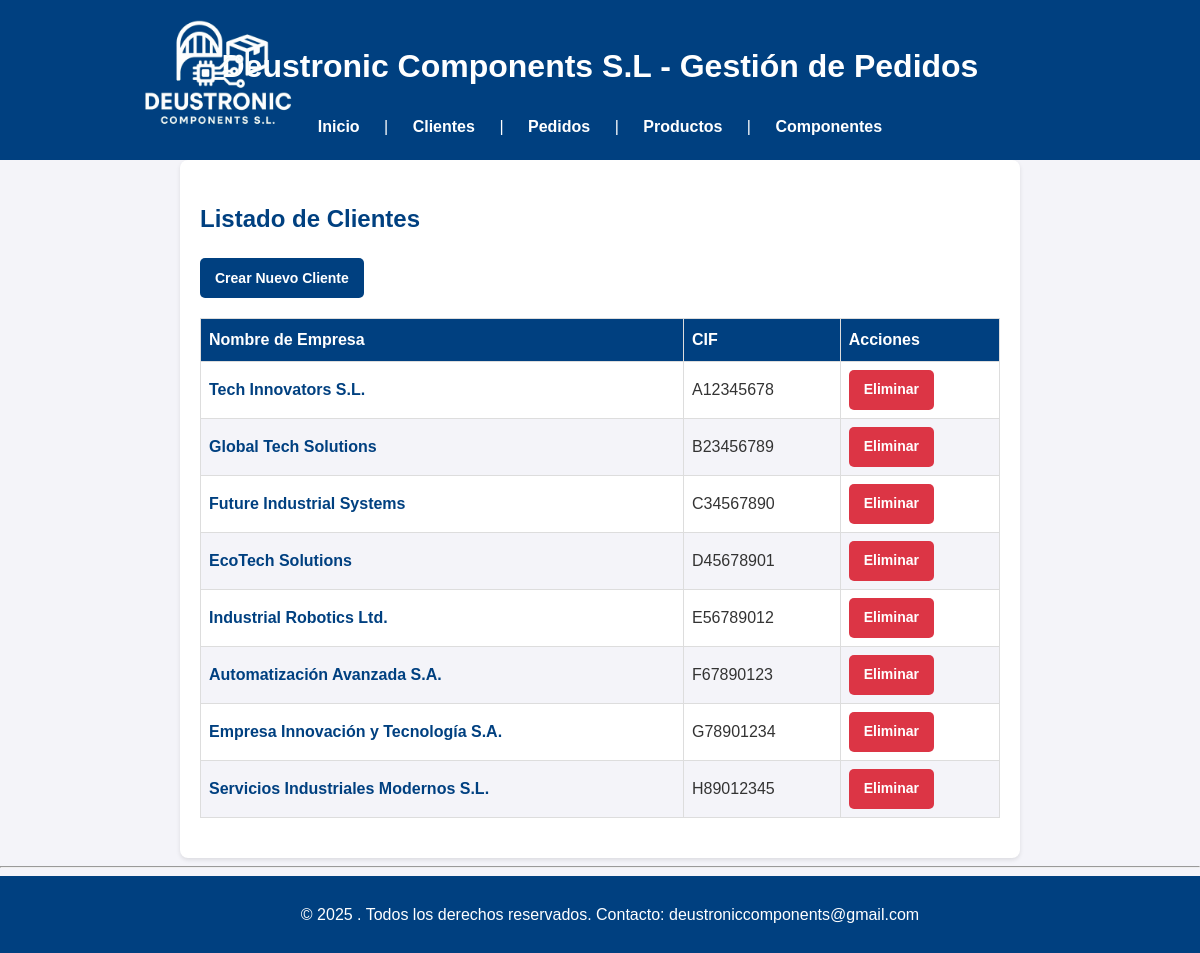
Page /clientes/ on the earlier database version.
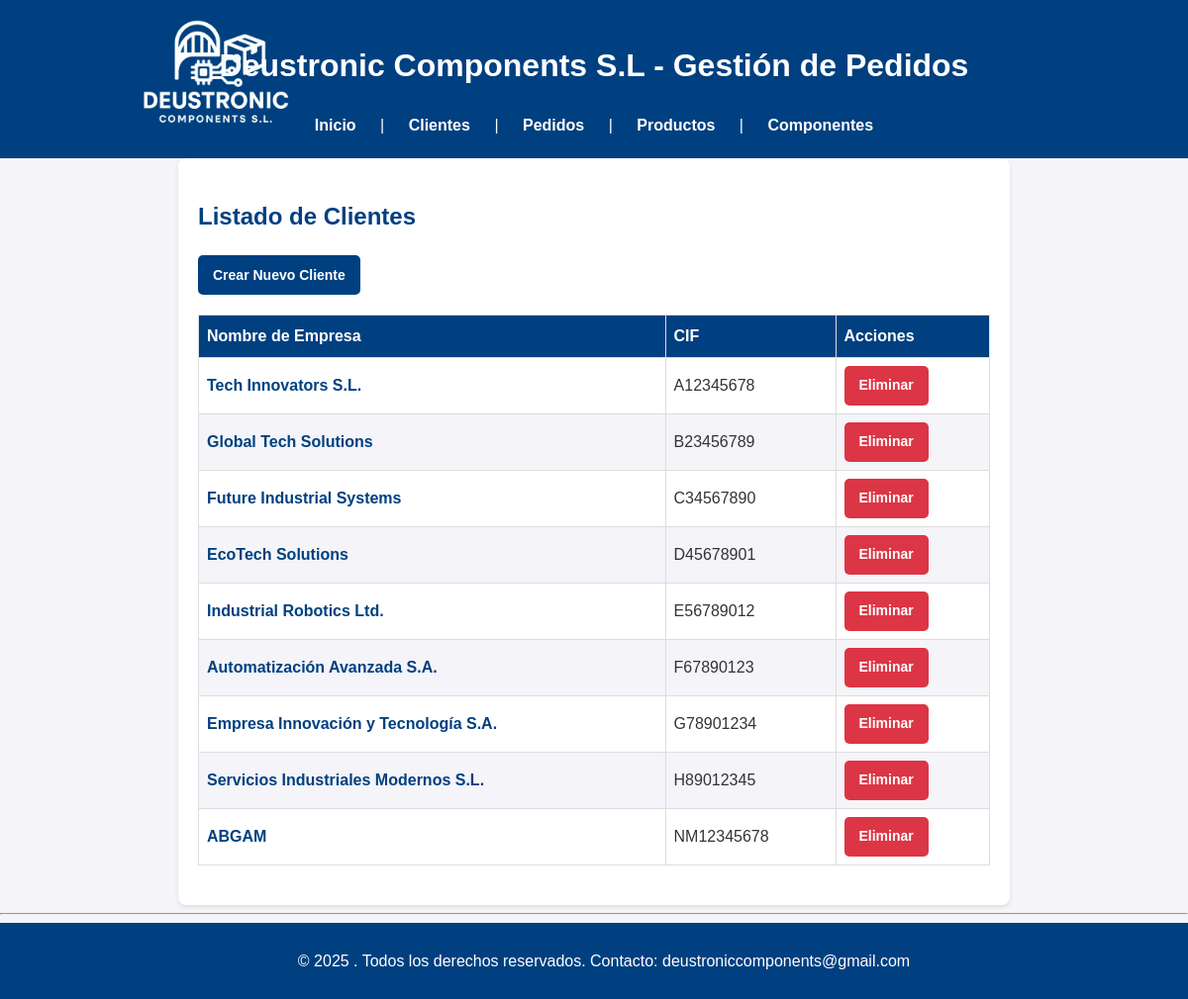
Same page on the later database version.
### appEntrega/models.py (models this page shows, shortened)
class Cliente(models.Model):
    cif = models.CharField(max_length=15, unique=True)
    nombre_empresa = models.CharField(max_length=100)
    direccion = models.CharField(max_length=255)
    datos_contacto = models.CharField(max_length=255)

### appEntrega/views.py (the view)
# urls.py: path('clientes/', ClienteListView.as_view(), name='cliente_listado'),
class ClienteListView(ListView):
    model = Cliente
    template_name = 'cliente_listado.html'
    context_object_name = 'clientes'

### appEntrega/templates/cliente_listado.html (shortened to what this page needs)
{% extends "base.html" %}
{% block content %}
<h2>Listado de Clientes</h2>
<a href="{% url 'cliente_crear' %}" class="button">Crear Nuevo Cliente</a>
<table>
    <thead>
        <tr>
            <th>Nombre de Empresa</th>
            <th>CIF</th>
            <th>Acciones</th>
        </tr>
    </thead>
    <tbody>
        {% for cliente in clientes %}
        <tr>
            <td><a href="{% url 'cliente_detalle' cliente.id %}" class="detalle_link">{{ cliente.nombre_empresa }}</a></td>
            <td>{{ cliente.cif }}</td>
            <td>
                <a href="{% url 'cliente_eliminar' cliente.id %}" class="btn-eliminar">Eliminar</a>
            </td>
        </tr>
        {% empty %}
        <tr>
            <td colspan="3">No hay clientes registrados.</td>
        </tr>
        {% endfor %}
    </tbody>
</table>
{% endblock %}

### appEntrega/templates/base.html (shortened to what this page needs)
{% load static %}
<!DOCTYPE html>
<html lang="es">
<head>
    <link rel="stylesheet" type="text/css" href="{% static 'CSS/stylesheet.css' %}">
</head>
<body>
    <header class="header">
        <div class="logo-container">
            <a href="{% url 'home' %}">
                <img src="{% static 'images/logo.png' %}" alt="Logo de Deustronic Components" class="logo">
            </a>
        </div>
        <div class="header-content">
            <h1>Deustronic Components S.L - Gestión de Pedidos</h1>
            <div id="enlacesHed">
                <a href="{% url 'home' %}">Inicio</a> |
                <a href="{% url 'cliente_listado' %}">Clientes</a> |
                <a href="{% url 'pedido_listado' %}">Pedidos</a> |
                <a href="{% url 'producto_listado' %}">Productos</a> |
                <a href="{% url 'componente_listado' %}">Componentes</a>
            </div>
        </div>
    </header>
    <main>
        {% block content %}
        {% endblock %}
    </main>
    <hr>
    <footer>
    <p>&copy; 2025 . Todos los derechos reservados.         Contacto: <a href= "https://mail.google.com/mail/u/0/?tab=rm&ogbl#inbox">deustroniccomponents@gmail.com</a></p>
    </footer>
</body>
</html>

### appEntrega/static/CSS/stylesheet.css (style rules this page uses)
body { font-family: Arial, sans-serif; line-height: 1.6; margin: 0; padding: 0; background-color: #f4f4f9; color: #333; }
h2 { color: #004080; margin-bottom: 20px; }
.header { display: flex; align-items: center; justify-content: center; background-color: #004080; color: white; padding: 20px 10px; position: relative; }
.logo-container { position: absolute; left:10%; top: 50%; transform: translateY(-50%); }
.logo { height: auto; max-height: 300px; width: auto; max-width: 200px; }
.header-content { text-align: center; }
#enlacesHed { margin-top: 10px; }
#enlacesHed a { color: white; text-decoration: none; margin: 0 10px; font-weight: bold; padding: 5px 10px; border-radius: 5px; transition: background-color 0.3s, color 0.3s; }
main { padding: 20px; max-width: 800px; margin: 0 auto; background: white; border-radius: 8px; box-shadow: 0 2px 4px rgba(0, 0, 0, 0.1); }
button, a.button { display: inline-flex; align-items: center; justify-content: center; background-color: #004080; color: white; padding: 10px 15px; text-decoration: none; border: none; border-radius: 5px; cursor: pointer; font-size: 14px; font-weight: bold; transition: background-color 0.3s, color 0.3s; height: 40px; box-sizing: border-box; }
footer { text-align: center; padding: 10px; background-color: #004080; color: white; position: relative; bottom: 0; width: 100%; }
footer a { color: #ffffff; text-decoration: none; }
table { width: 100%; border-collapse: collapse; margin: 20px 0; font-size: 16px; text-align: left; }
table th, table td { border: 1px solid #ddd; padding: 8px; }
table th { background-color: #004080; color: white; }
table tr:nth-child(even) { background-color: #f4f4f9; }
.btn-eliminar { display: inline-flex; align-items: center; justify-content: center; background-color: #dc3545; color: white; padding: 10px 15px; text-decoration: none; border: none; border-radius: 5px; cursor: pointer; font-size: 14px; font-weight: bold; transition: background-color 0.3s ease; height: 40px; box-sizing: border-box; }
a.detalle_link { color: #004080; text-decoration: none; font-weight: bold; transition: color 0.3s; }

Differences in the rows shown:
added Cliente: nombre_empresa "ABGAM", cif "NM12345678"
